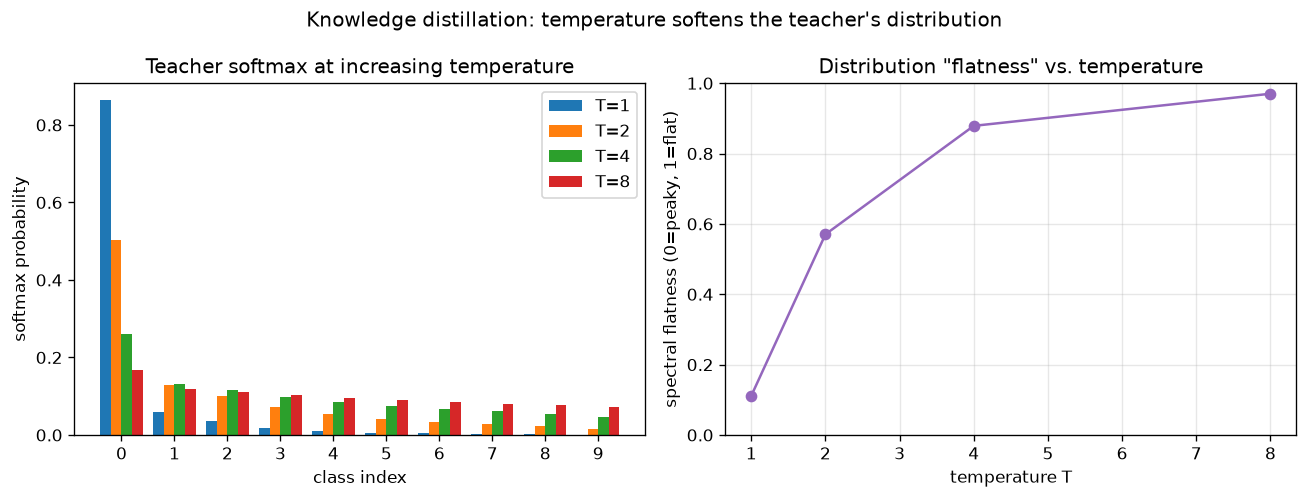

The script that saved this image:
import numpy as np
import matplotlib.pyplot as plt

np.random.seed(42)

# Synthetic "teacher" logits for a 10-class problem: one dominant class,
# a few plausible runners-up, and a long tail of near-zero logits —
# a realistic shape for a trained classifier's raw output.
logits = np.array([4.8, 2.1, 1.6, 0.9, 0.3, -0.2, -0.6, -1.0, -1.4, -2.0])
classes = np.arange(len(logits))


def softmax_with_temperature(z, T):
    z = z / T
    z = z - z.max()  # numerical stability: subtract max before exponentiating
    e = np.exp(z)
    return e / e.sum()


def spectral_flatness(p):
    # Wiener entropy / spectral flatness measure, borrowed straight from
    # audio spectral analysis: geometric_mean / arithmetic_mean of a
    # nonnegative "spectrum". Here the spectrum is the softmax distribution
    # itself. 0 = all energy in one bin (peaky), 1 = perfectly flat (white).
    eps = 1e-12
    p = p + eps
    gmean = np.exp(np.mean(np.log(p)))
    amean = np.mean(p)
    return gmean / amean


temperatures = [1, 2, 4, 8]
distributions = [softmax_with_temperature(logits, T) for T in temperatures]
flatness = [spectral_flatness(p) for p in distributions]

fig, axes = plt.subplots(1, 2, figsize=(11, 4.2))

width = 0.2
colors = ["#1f77b4", "#ff7f0e", "#2ca02c", "#d62728"]
for i, (T, p, c) in enumerate(zip(temperatures, distributions, colors)):
    offset = (i - 1.5) * width
    axes[0].bar(classes + offset, p, width=width, label=f"T={T}", color=c)

axes[0].set_xlabel("class index")
axes[0].set_ylabel("softmax probability")
axes[0].set_title("Teacher softmax at increasing temperature")
axes[0].set_xticks(classes)
axes[0].legend()

axes[1].plot(temperatures, flatness, "o-", color="#9467bd")
axes[1].set_xlabel("temperature T")
axes[1].set_ylabel("spectral flatness (0=peaky, 1=flat)")
axes[1].set_title("Distribution \"flatness\" vs. temperature")
axes[1].set_ylim(0, 1)
axes[1].grid(alpha=0.3)

fig.suptitle("Knowledge distillation: temperature softens the teacher's distribution")
fig.tight_layout()
plt.savefig("graph_DAY_75.png", dpi=120, bbox_inches="tight")
